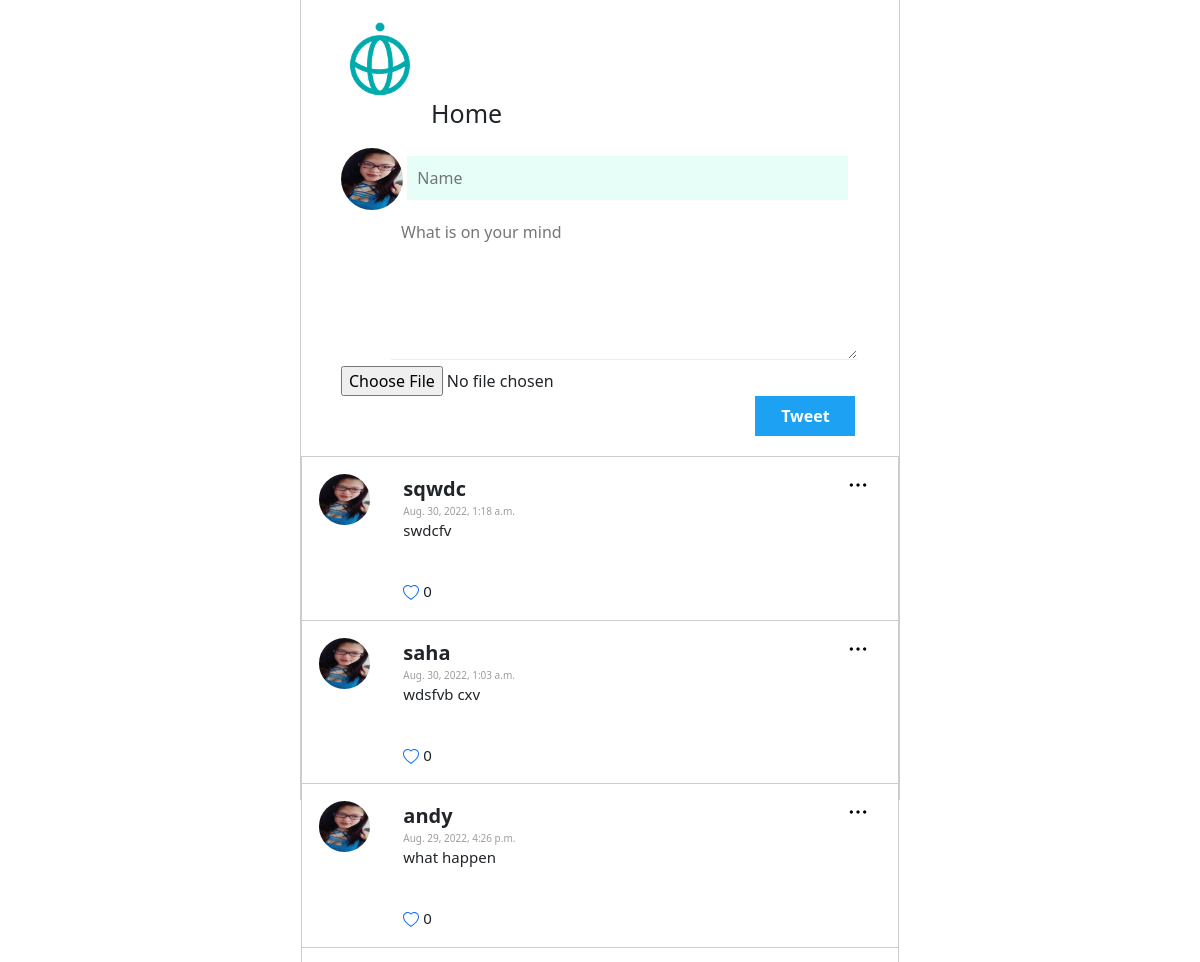
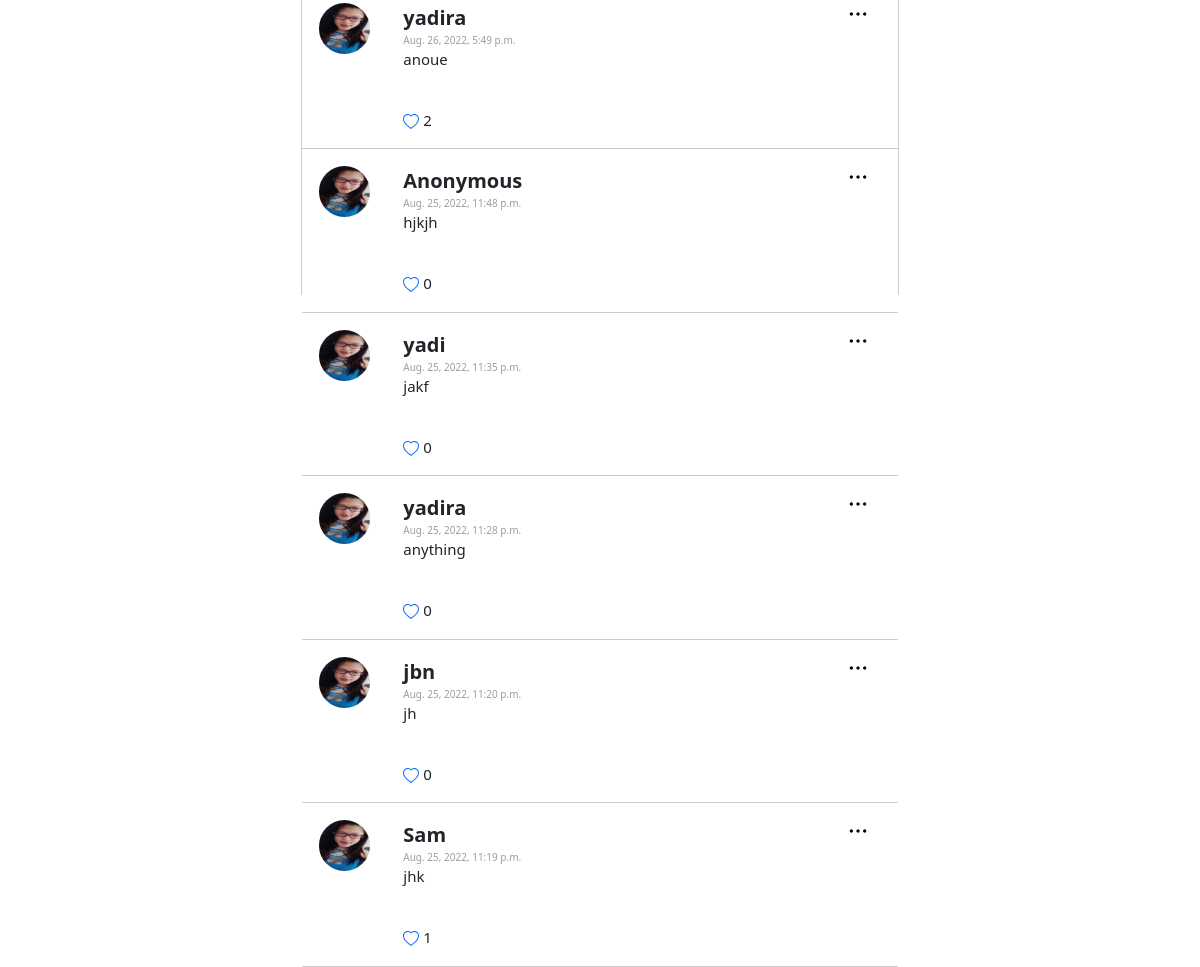
The page / on the database its author committed (2 pictures, top to bottom).
### posts/models.py (models this page shows)
class Post(models.Model):
    class Meta(object):
        db_table = 'post'
    name = models.CharField(
        'Name', blank=False, null=False, max_length=14, db_index=True, default='Anonymous'
    )
    body = models.CharField(
        'Body', blank=True, null=True, max_length=140, db_index=True
    )
    created_at = models.DateTimeField(
        'Created DateTime', blank=True, auto_now_add=True
    )
    image = CloudinaryField(
        'image', blank=True, db_index=True
    )
    likecount = models.IntegerField(
        "like count", default=0, blank=True
    )

### posts/views.py (the view, shortened to what this page needs)
# urls.py: path('', views.index, name='index'),
def index(request):
    posts = Post.objects.all().order_by('-created_at')[:20]
    return render(request, 'posts.html',
                  {'posts': posts})

### templates/posts.html (shortened to what this page needs)
{% extends "base.html" %} {% block content %} {% load static %}
<section class="content">
    <section class="post_form">
      <div id="logo">
      <img style="width: 15%;" src="{% static 'img/techis-logo.png' %}">
    </div>
        <h1 class="home" style="font-size: 25px; margin-left: 90px; font-style: bold;">Home</h1>
<form action="/" method="POST" enctype="multipart/form-data">
    <img  style="width: 12%; border-radius: 60%;" src="{% static 'img/user.jpg'%}">
    <input class="name" type="text" name="name" placeholder="Name" required>
    <textarea name="body" placeholder="What is on your mind" required></textarea>
        <input type="file" id="myFile" name="image">
        <div class="buttons">
          <input style="background: rgb(29, 161, 242);
          color: white;
          width: 100px;
          height: 40px;
          border: 0px;
          font-weight: bold;
          margin-left: 80%;" type="submit" value="Tweet" id="submit"/>
        </div>
</form>
</section>
<section class="content">
        <section class="posts">
            <ul>
        {% for post in posts %}
       <li>
        <img class="menu_icon js-menu-icon" src="{% static 'img/menu_icon.png' %}">
        <div class="logo">
        <img src="{% static 'img/user.jpg' %}">
    </div>
    <div class="name_body">
       <div class="name"> {{post.name}} </div>
       <div class="datetime"> {{post.created_at}}</div>
       <p> {{post.body}}</p>
        <br>
        <a href="/like/{{ post.id }}"></a>
      {{post.likecount}}
    </div>
    </li>
         {% endfor %}
        </ul>
    </section>
</section>
{% endblock %}

### templates/base.html (shortened to what this page needs)
<!DOCTYPE html>
<html lang="en">
<head>
    <link href="https://cdn.jsdelivr.net/npm/bootstrap@5.2.0/dist/css/bootstrap.min.css" rel="stylesheet">
    {% load static %}
    <link href="{% static 'css/style.css' %}" rel="stylesheet"/>
</head>
<body>
    {% block content %} {{content}} {% endblock %}
</body>
</html>

### static/css/style.css (style rules this page uses)
html, body { height: 100%; }
.content { max-width: 600px; height: 100%; margin: 0 auto; border-left: 1px solid #ccc; border-right: 1px solid #ccc; }
.post_form { padding: 20px 40px; border-bottom: 1px solid #ccc; }
.post_form .name { margin-top: 20px; width: 85%; padding: 10px; border: 0px; background-color: #e6fef7; }
.post_form textarea { width: 90%; height: 150px; padding: 10px; margin-left: 50px; border: none; border-bottom: 1px solid #efecec; }
.posts ul { padding: 0; }
.posts li { position: relative; display: flex; border-bottom: 1px solid #ccc; padding: 17px; }
.posts li .menu_icon { width: 20px; position: absolute; right: 30px; top: 18px; }
.posts li .logo { flex-basis: 15%; }
.posts li .logo img { width: 60%; border-radius: 50%; }
.posts li .name_body { flex-basis: 85%; font-size: 15px; }
.posts li .name_body .name { font-weight: bold; font-size: 20px; }
.posts li .name_body .datetime { color: rgb(157, 157, 157); font-size: 10px; }

### rows shown on the page
Post: name "sqwdc", created_at "Aug. 30, 2022, 1:18 a.m.", body "swdcfv", likecount "0"
Post: name "saha", created_at "Aug. 30, 2022, 1:03 a.m.", body "wdsfvb cxv", likecount "0"
Post: name "andy", created_at "Aug. 29, 2022, 4:26 p.m.", body "what happen", likecount "0"
Post: name "yadira", created_at "Aug. 26, 2022, 5:49 p.m.", body "anoue", likecount "2"
Post: name "Anonymous", created_at "Aug. 25, 2022, 11:48 p.m.", body "hjkjh", likecount "0"
Post: name "yadi", created_at "Aug. 25, 2022, 11:35 p.m.", body "jakf", likecount "0"
Post: name "yadira", created_at "Aug. 25, 2022, 11:28 p.m.", body "anything", likecount "0"
Post: name "jbn", created_at "Aug. 25, 2022, 11:20 p.m.", body "jh", likecount "0"
Post: name "Sam", created_at "Aug. 25, 2022, 11:19 p.m.", body "jhk", likecount "1"
